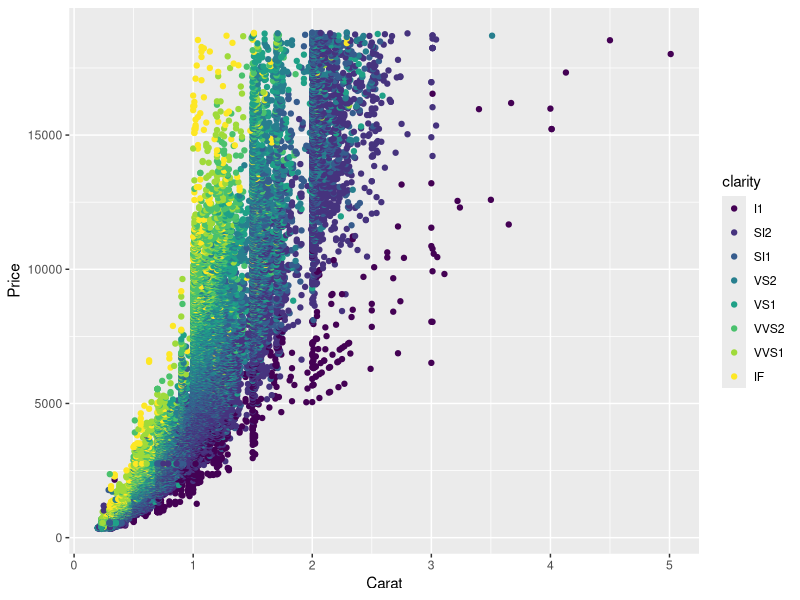

This figure's R source:
## ---- chunk 1
# Set up stuff for later
knitr::opts_chunk$set(fig.path = 'figures/', echo = FALSE, warning = FALSE, message = FALSE)

# Packages we need later on
library(ggplot2)
library(knitr)
library(broom)
## ---- chunk 2
# Data we need later on
data(diamonds)
head(diamonds)
## ---- chunk 3
ggplot(diamonds, aes(carat, price, color = clarity)) + 
  geom_point() +
  labs(x = "Carat", y = "Price")
## ---- chunk 4
mod <- lm(price ~ carat, diamonds)
kable(tidy(mod), digits = 2, caption = "This is a broomed linear model summary table.")
